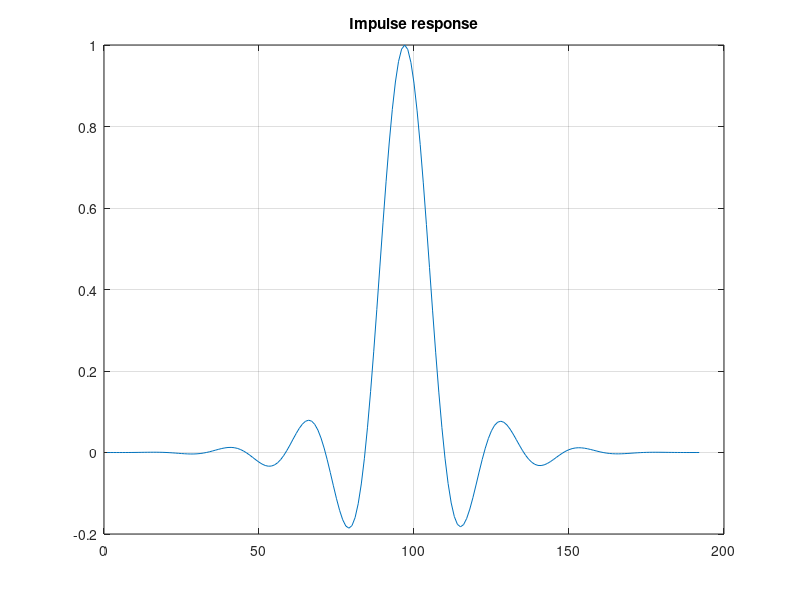
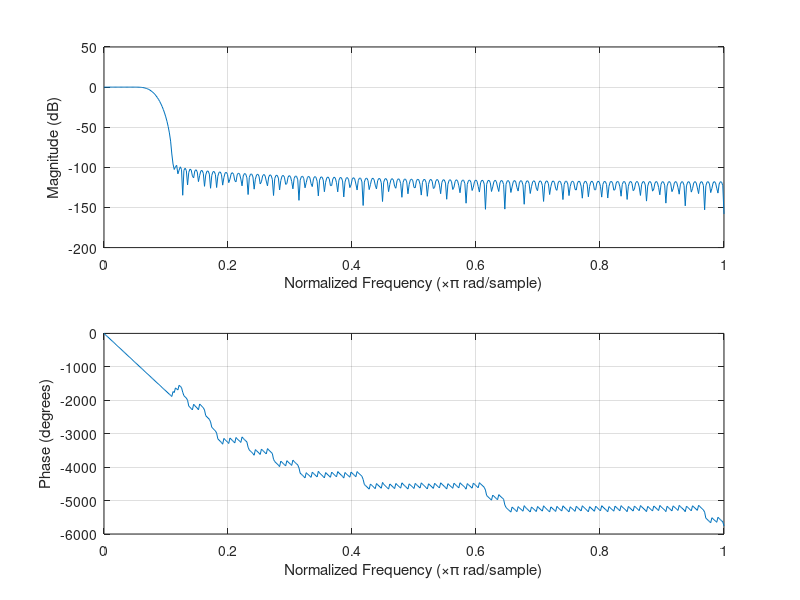
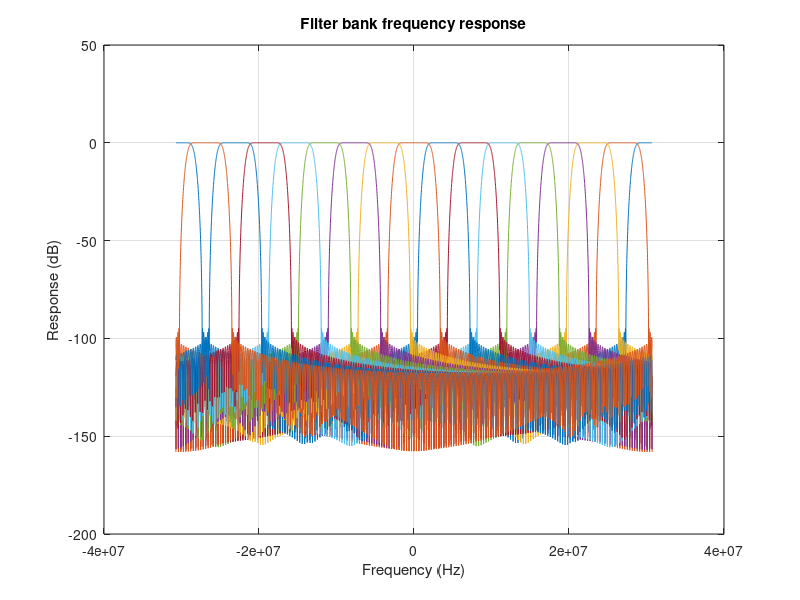

Reproduce these figures in MATLAB, in order. (Note: this script raises an error after producing the figures.)
L = 16; % subbands

output_width = 12 + log2(L);

M = 12;         % taps per subband
N = M*L;        % total taps
alpha = 0.8;    %broadening factor
beta = 0.8;     %shape factor
H = kaiser(N,beta*M)' .* sinc(((-N/2:N/2-1))/(alpha*L));
figure(1);
plot(H);
grid on;
title('Impulse response');

figure(2);
%w = linspace(0, 1, 1e3)'; h = freqz(H, length(w), w);
%plot(w, 10*log10(abs(h)));
freqz(H./sum(H))


K = L;
H_k = zeros(K, length(H));
n = 0:(length(H)-1);
f = linspace(-30.72e6, 30.72e6, 5e3);
h = zeros(K, length(f));
fs = 61.44e6;

for k=0:(K-1)
    kn = k - K/2;
    w_0 = kn*(1/K)*2*pi;

    %H_k(k+1, :) = 2*cos(w_0*n) .* H;
    H_k(k+1, :) = exp(-j*w_0*n) .* H .* (1/sum(H));

    h(k+1, :) = freqz(H_k(k+1, :), 1, f, fs);
end

figure(3);
plot(f, 20*log10(abs(h)));
grid on;
xlabel('Frequency (Hz)');
ylabel('Response (dB)');
title('Filter bank frequency response');

%%

H_s = zeros(L, N/L);
for ii = 1:L
    idx = ii:L:N;
    H_s(ii, :) = H(idx);
end

H_s_f = round(H_s * (2^(output_width - 1)));
H_f = round(H * (2^(output_width - 1)));
H_f(H_f > (2^(output_width - 1) - 1)) = 2^(output_width - 1) - 1;

%figure(3);
%plot(H - H_f / (2^(output_width - 1)));
s = "";
for ii = 1:length(H_f)
    s = s + sprintf('%3d => \"%s\", ', ii - 1, dec2bin(H_f(ii), output_width));
    if mod(ii-1, 8) == 7
        s = s + "\n";
    end
end
s = s + "\n";
fprintf(s)

s = "";
for ii = 1:length(H_f)
    s = s + sprintf("%3d: %d\'h%s, ", ii - 1, output_width, dec2hex(H_f(ii), ceil(output_width/4)));
    if mod(ii-1, 8) == 7
        s = s + "\n";
    end
end
s = s + "\n";
fprintf(s)

%
figs_to_save = [1, 2, 3];
for ii = 1:length(figs_to_save)
    fig_index = figs_to_save(ii);
    f = figure(fig_index);
    f.Position = [1400 100 800 500];
    %fig_filename = sprintf('%s_fig_%d.png', filename_base, fig_index);
    %saveas(f, fig_filename);
end
